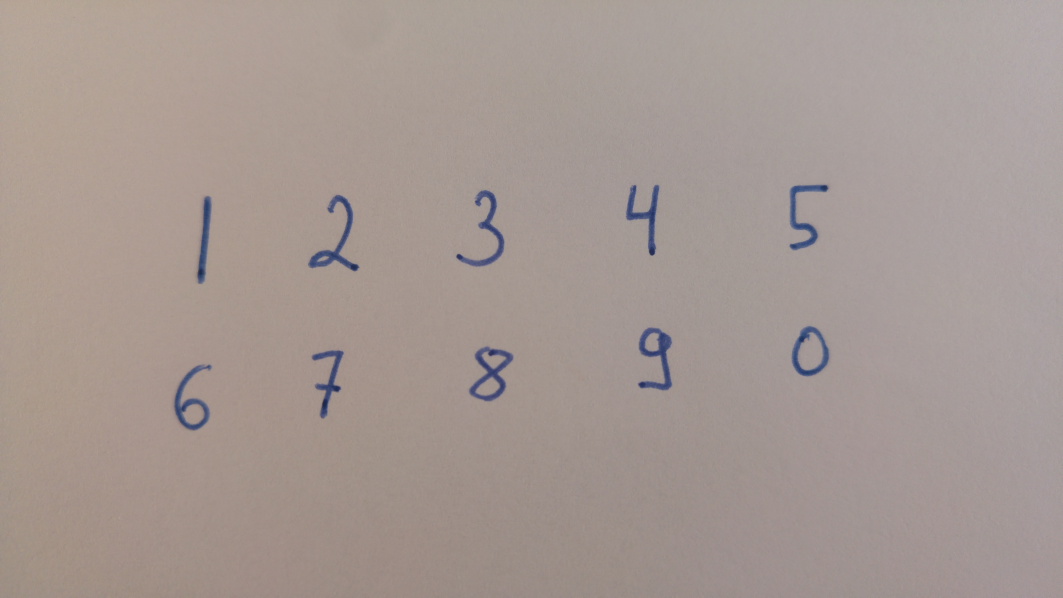
#> input picture my_digits/my_digits_3.jpg, 5312 x 2988 px (shown at 1/5 size)
$ jupyter execute find_digits_and_predict.ipynb   (shell and % lines are left out)   (Python 2 division)
#> lines starting #> are read from the running program, lines starting #| are printed output that depends on the picture; after the words box and inside, x2 and y2 are one past the last pixel; in counts of white or black regions, pixels touching at a corner belong together
**Author:** Andre Scholich <br>
**Last update:** 2016-04-11

# Introductory example to [scikit-image](http://scikit-image.org/) and [scikit-learn](http://scikit-learn.org)

Both libraries are very well-documented and offer a lot of usage examples.
For the purpose of this quick introduction I selected one example of each library and combined them to solve the task of handwritten digit recognition.
The goal is not to provide any understanding of the underlying analysis tools but instead illustrate the high-level capabilities of modern computer-vision and machine-learning libraries.

## Identifying regions of interest

In order to perform this task we first need to identify potential digits in a given image.
The [label image regions](http://scikit-image.org/docs/dev/auto_examples/segmentation/plot_label.html) example of the skimage library serves as a basis.
We now load the necessary modules.

[cell 1]
import matplotlib.patches as mpatches
from pylab import plt, np
from scipy import ndimage as ndi
from skimage.color import rgb2gray
from skimage.filters import threshold_otsu
from skimage.io import imread
from skimage.measure import label
from skimage.measure import regionprops
from skimage.morphology import closing, square
from skimage.segmentation import clear_border
from skimage.transform import downscale_local_mean

Read and show the image we would like to analyse.

[cell 2]
original_image = imread('my_digits/my_digits_3.jpg')
#> original_image is the input picture: shape (2988, 5312, 3); mean R, G, B 165.4, 152.5, 147.2
plt.imshow(original_image, interpolation='none')

We convert the color image to gray scale according to luminance and invert it.
Furthermore, as the image is of high resolution we downscale it to reduce artifacts and increase computation speed.

[cell 3]
image = rgb2gray(original_image)
# image = np.mean(original_image, axis=2)
image = downscale_local_mean(image, (5, 5))
#> image: shape (598, 1063) float64
image = image / np.max(image) * 256
image = np.max(image) - image
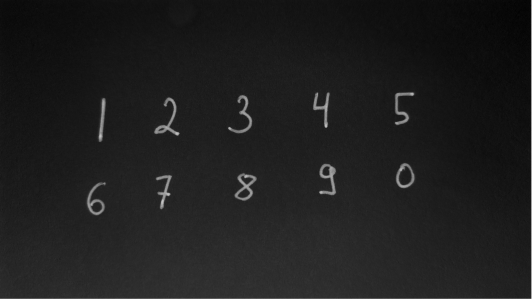
#> image: shape (598, 1063) float64 (shown at 1/2 size); min 0, max 204, mean 30.5
plt.imshow(image, cmap='gray_r', interpolation='none')

Next, we create binarized version of the image using the [Otsu method](http://scikit-image.org/docs/dev/api/skimage.filters.html#skimage.filters.threshold_otsu) and [fill the holes](http://docs.scipy.org/doc/scipy-0.16.0/reference/generated/scipy.ndimage.morphology.binary_fill_holes.html) in it.
We do this in order to create 'blobs' that we can easily recognize.
In a last step we clear the border of the image in order to not run in into trouble there.

[cell 4]
# binarize
global_thresh = threshold_otsu(image)
#> global_thresh = 80.9
binary_global = image > global_thresh
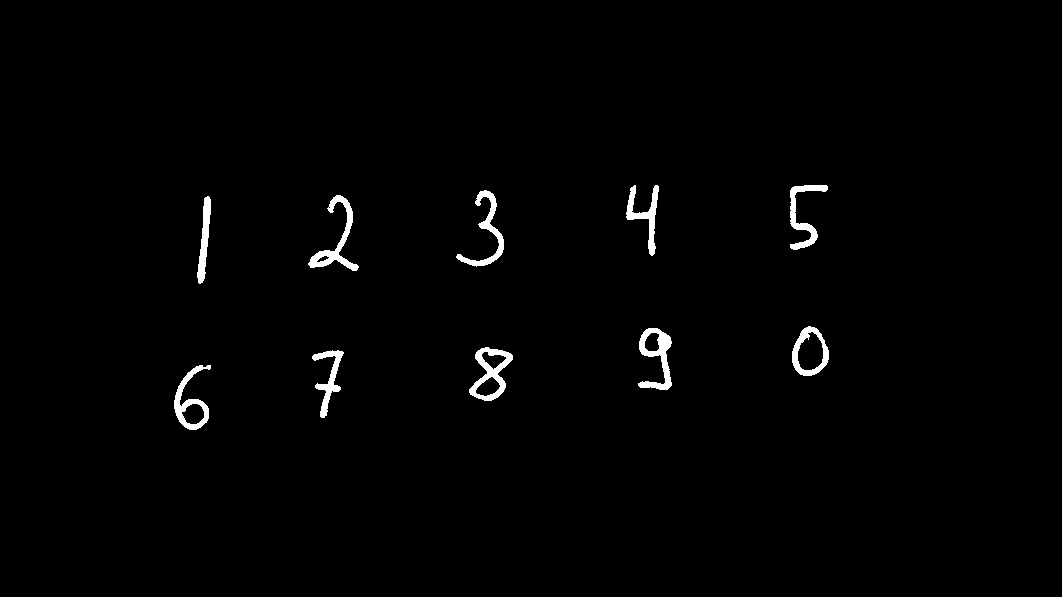
#> binary_global: shape (598, 1063) bool; 1.5% white; 11 white regions, largest, box (x1, y1, x2, y2) and area: (0, 0, 1063, 598) 1660, (308, 195, 359, 271) 934, (469, 347, 513, 401) 920
# fill holes
bw = ndi.binary_fill_holes(binary_global)
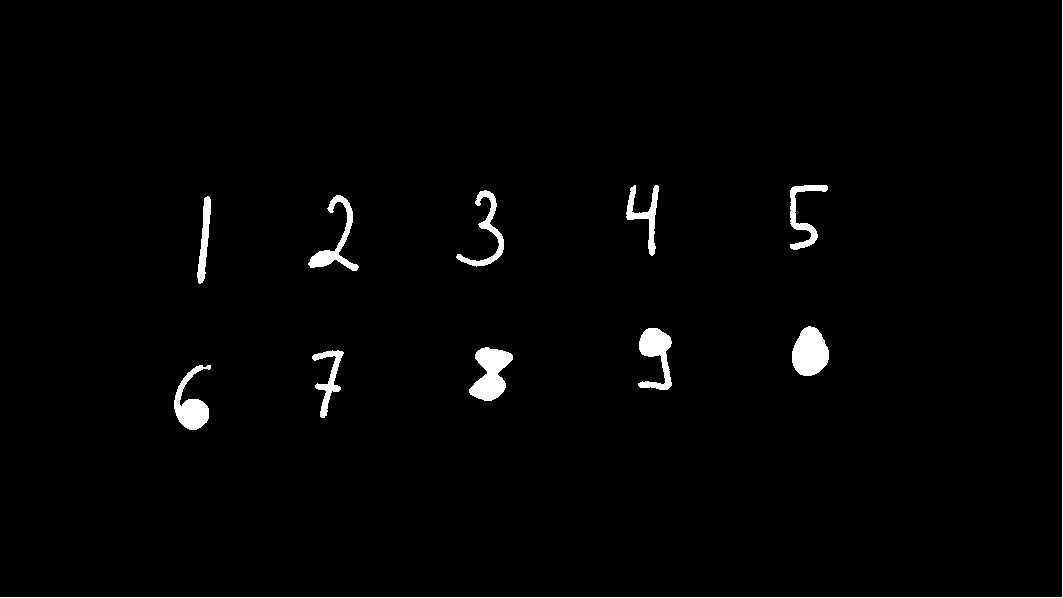
#> bw: shape (598, 1063) bool; 1.8% white; 11 white regions, largest, box (x1, y1, x2, y2) and area: (0, 0, 1063, 598) 1660, (469, 347, 513, 401) 1410, (792, 326, 829, 376) 1379
cleared = bw.copy()
clear_border(cleared)
plt.imshow(cleared, cmap='gray_r', interpolation='none')

This pre-processed image we now use to [label](http://scikit-image.org/docs/dev/api/skimage.measure.html#skimage.measure.label) the connected regions of the image.
We do this and show the identified regions of interest as overlay.
The properties of each region of the labeled image can easily be accessed with [regionprops](http://scikit-image.org/docs/dev/api/skimage.measure.html#skimage.measure.regionprops) function (maybe familiar from MatLab).

[cell 5]
label_image = label(cleared)
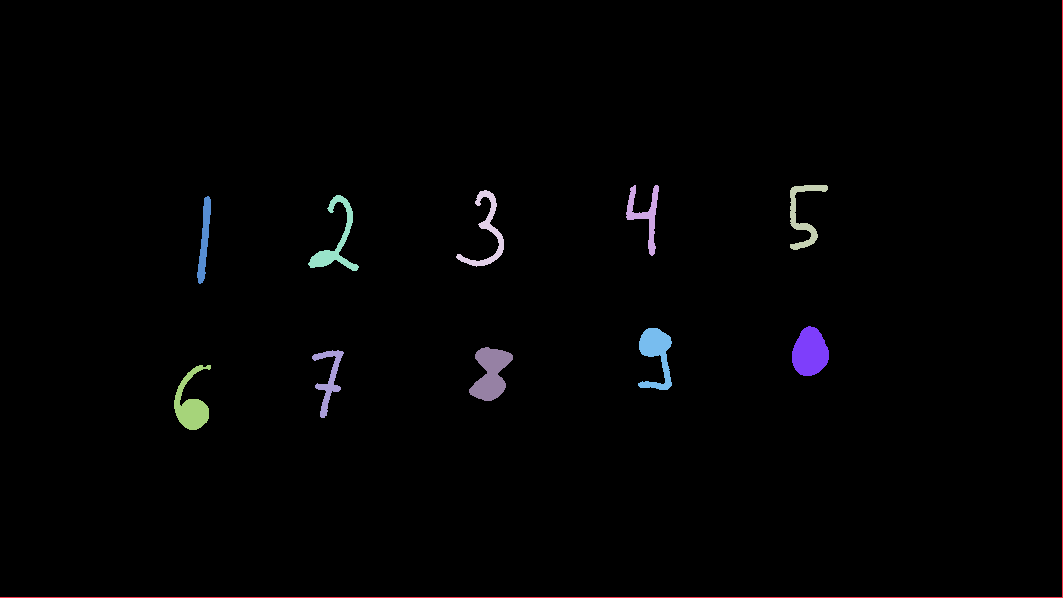
#> label_image: shape (598, 1063) int32; 12 distinct labels, from 0 to 11; one colour per label, 0 black
# create a larger figure and show the segmentation result
plt.figure(figsize=(15,10))
plt.imshow(image, cmap='gray_r')
for region in regionprops(label_image):
    minr, minc, maxr, maxc = region.bbox
    # make regions square
    maxwidth = np.max([maxr - minr, maxc - minc])
    minr, maxr = int(0.5 * ((maxr + minr) - maxwidth)) - 1, int(0.5 * ((maxr + minr) + maxwidth)) + 1
    minc, maxc = int(0.5 * ((maxc + minc) - maxwidth)) - 1, int(0.5 * ((maxc + minc) + maxwidth)) + 1
    rect = mpatches.Rectangle((minc, minr), maxc - minc, maxr - minr, fill=False, edgecolor='red', linewidth=2)
    plt.gca().add_patch(rect)
#> this loop made 11 passes
#> (minr, minc, maxr, maxc, maxwidth) on passes 1 to 8: (-233, -1, 831, 1064, 1063), (184, 606, 257, 679, 71), (184, 775, 251, 842, 65), (189, 440, 268, 519, 77), (194, 294, 272, 372, 76), (195, 159, 285, 249, 88), (325, 784, 377, 836, 50), (327, 623, 391, 687, 62)
plt.show()
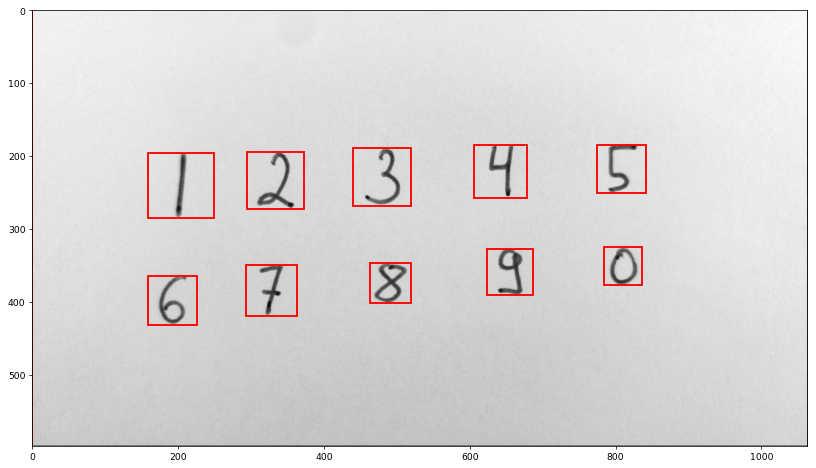
#> figure drawn by matplotlib, 1 panel

## Recognizing the digits within the ROIs with sklearn

Having now identified the regions of interest within our image we now turn to the problem of recognizing the digit within them.
We use an example dataset of sklearn that relies on the [Pen-Based Recognition of Handwritten Digits Data Set](http://archive.ics.uci.edu/ml/datasets/Pen-Based+Recognition+of+Handwritten+Digits).
It is a digit database consisting of 250 samples from 44 (english) writers.
Each sample is a 8x8 image of a number.

Following the [Recognizing hand-written digits example](http://scikit-learn.org/stable/auto_examples/classification/plot_digits_classification.html) from sklearn we train a [SVM](https://en.wikipedia.org/wiki/Support_vector_machine) with the data set.

[cell 6]
from sklearn import datasets
from sklearn import svm
from skimage.transform import resize
from find_digits_and_predict import show_prediction_result

digits = datasets.load_digits()
clf = svm.SVC(gamma=0.001, C=100.)
clf.fit(digits.data, digits.target)

We rescale our identified regions to match the 8x8 input images of the training set and apply the classifier to them to get a prediction of the written digit.

[cell 7]
def show_prediction_result(image, label_image, clf):
    size = (8, 8)
    plt.figure(figsize=(15, 10))
    plt.imshow(image, cmap='gray_r')
    candidates = []
    predictions = []
    for region in regionprops(label_image):
        # skip small images
        #     if region.area < 100:
        #         continue
        # draw rectangle around segmented coins
        minr, minc, maxr, maxc = region.bbox
        # make regions square
        maxwidth = np.max([maxr - minr, maxc - minc])
        minr, maxr = int(0.5 * ((maxr + minr) - maxwidth)) - 3, int(0.5 * ((maxr + minr) + maxwidth)) + 3
        minc, maxc = int(0.5 * ((maxc + minc) - maxwidth)) - 3, int(0.5 * ((maxc + minc) + maxwidth)) + 3
        rect = mpatches.Rectangle((minc, minr), maxc - minc, maxr - minr,
                                  fill=False, edgecolor='red', linewidth=2, alpha=0.2)
        plt.gca().add_patch(rect)
        # predict digit
        candidate = image[minr:maxr, minc:maxc]
        candidate = np.array(resize(candidate, size), dtype=float)
        # invert
        # candidate = np.max(candidate) - candidate
        #     print im
        # rescale to 16 in integer
        candidate = (candidate - np.min(candidate))
        if np.max(candidate) == 0:
            continue
        candidate /= np.max(candidate)
        candidate[candidate < 0.2] = 0.0
        candidate *= 16
        candidate = np.array(candidate, dtype=int)
        prediction = clf.predict(candidate.reshape(1, -1))
        candidates.append(candidate)
        predictions.append(prediction)
        plt.text(minc - 10, minr - 10, "{}".format(prediction), fontsize=50)
#> this loop made 11 passes
#> (minr, minc, maxr, maxc, maxwidth, prediction) on passes 1 to 8: (-235, -3, 833, 1066, 1063, [1]), (182, 604, 259, 681, 71, [9]), (182, 773, 253, 844, 65, [5]), (187, 438, 270, 521, 77, [3]), (192, 292, 274, 374, 76, [2]), (193, 157, 287, 251, 88, [1]), (323, 782, 379, 838, 50, [0]), (325, 621, 393, 689, 62, [9])
#> pass 2, in show_prediction_result, `candidate = image[minr:maxr, minc:maxc]`:
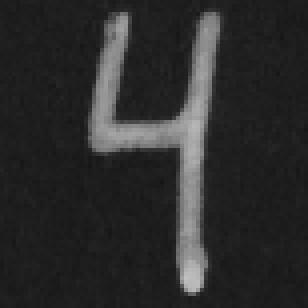
#> candidate: shape (77, 77) float64 (shown 4 times larger); min 22.34, max 191.5, mean 44.5
#> pass 3, in show_prediction_result, `candidate = image[minr:maxr, minc:maxc]`:
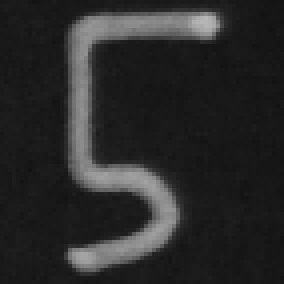
#> candidate: shape (71, 71) float64 (shown 4 times larger); min 19.07, max 182.6, mean 42.4
#> after the loop, candidates = 11 items; predictions = [[1], [9], [5], [3], [2], [1], [0], [9], [8], [7], [6]]
    plt.xticks([], [])
    plt.yticks([], [])
    plt.tight_layout()
    plt.show()
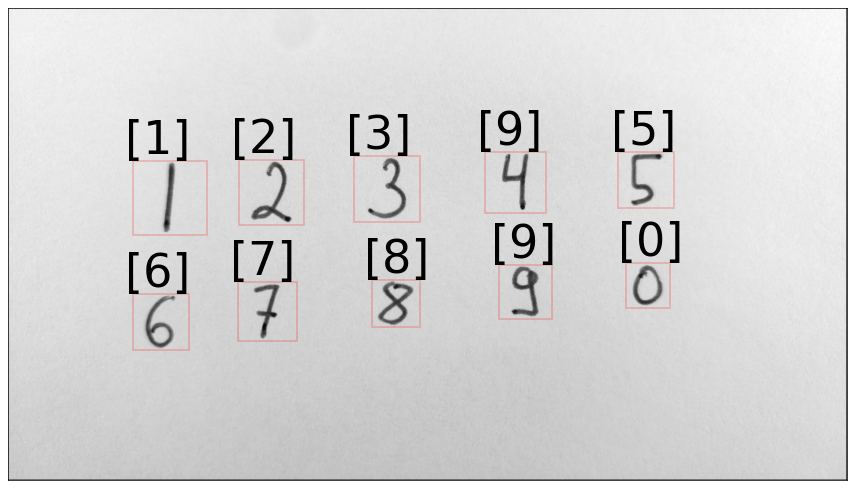
#> figure drawn by matplotlib, 1 panel
    return candidates, predictions
candidates, predictions = show_prediction_result(image, label_image, clf)
#> candidates = 11 items

So in the end, we were able to identify image regions and written number so some accuracy by basically following the examples of the libraries.
I also notices, that my handwritten 4 obviously differs from the usual way.

Finally, let us have a look at what the classifier actually "sees" to appreciate the difficulty of the task.

[cell 8]
for idx in range(len(candidates)):
    plt.imshow(candidates[idx], cmap='gray_r', interpolation='none')
    print "prediction:", predictions[idx]
    plt.show()
#> this loop made 11 passes
#| prediction: [1]
#| prediction: [9]
#| prediction: [5]
#| prediction: [3]
#| prediction: [2]
#> (further printed lines are left out)
#> pass 1, `plt.show()`:
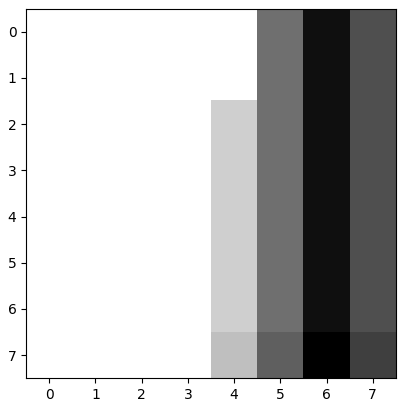
#> figure drawn by matplotlib, 1 panel
#> pass 2, `plt.show()`:
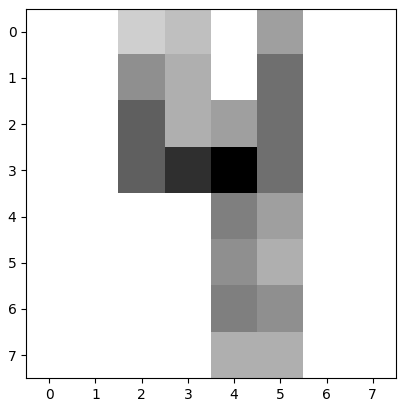
#> figure drawn by matplotlib, 1 panel

$ run again, with my_digits/my_digits_2.jpg copied over my_digits/my_digits_3.jpg
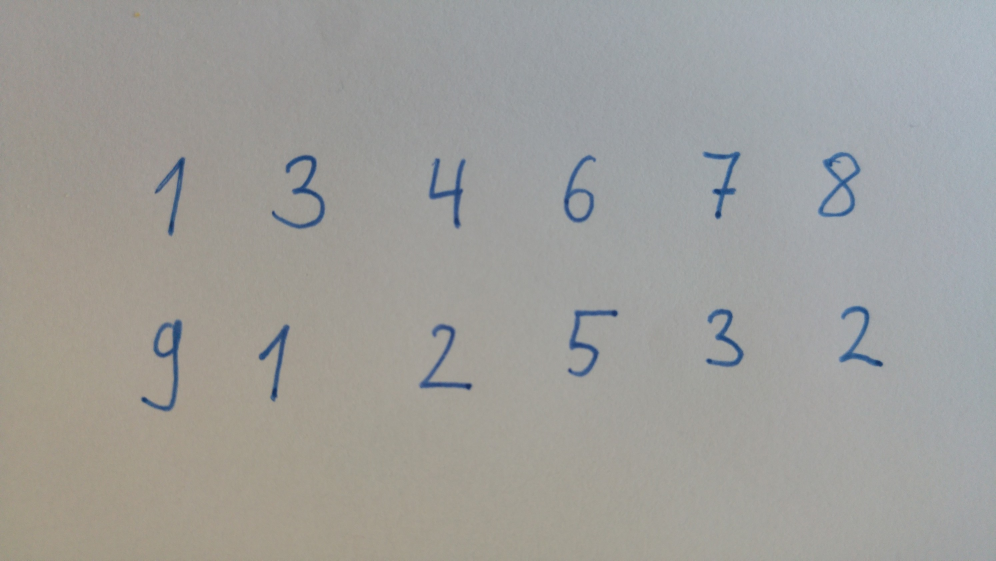
#> input picture my_digits/my_digits_2.jpg, 2988 x 1681 px (shown at 1/3 size)
#> original_image is the input picture: shape (1681, 2988, 3); mean R, G, B 158.9, 158.5, 155.1
#> global_thresh = 85.67
#> binary_global: shape (337, 598) bool; 1.9% white in thin lines or dots
#> bw: shape (337, 598) bool; 2.2% white; 13 white regions, largest, box (x1, y1, x2, y2) and area: (0, 0, 598, 337) 934, (491, 92, 516, 130) 559, (85, 192, 109, 247) 438
#> `label_image = label(cleared)`:
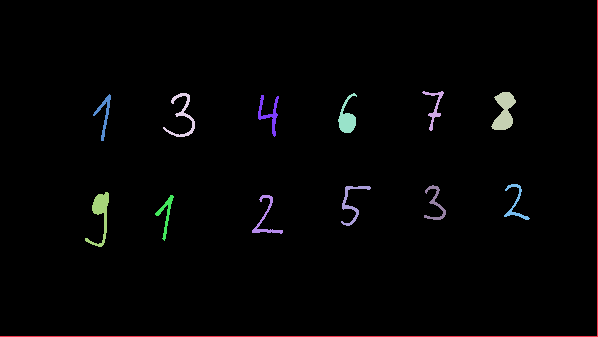
#> label_image: shape (337, 598) int32; 14 distinct labels, from 0 to 13; one colour per label, 0 black
#> the loop `for region in regionprops(label_image):` made 13 passes
#> (minr, minc, maxr, maxc, maxwidth) on passes 1 to 8: (-131, -1, 468, 599, 598), (90, 412, 132, 454, 40), (91, 483, 131, 523, 38), (92, 156, 138, 202, 44), (92, 326, 134, 368, 40), (93, 77, 142, 126, 47), (94, 246, 138, 290, 42), (183, 498, 221, 536, 36)
#> the loop in show_prediction_result, `for region in regionprops(label_image):` made 13 passes
#> (minr, minc, maxr, maxc, maxwidth, prediction) on passes 1 to 8: (-133, -3, 470, 601, 598, [1]), (88, 410, 134, 456, 40, [7]), (89, 481, 133, 525, 38, [8]), (90, 154, 140, 204, 44, [3]), (90, 324, 136, 370, 40, [6]), (91, 75, 144, 128, 47, [1]), (92, 244, 140, 292, 42, [9]), (181, 496, 223, 538, 36, [2])
#> after the loop in show_prediction_result, `for region in regionprops(label_image):`: candidates = 13 items; predictions = [[1], [7], [8], [3], [6], [1], [9], [2], [3], [5], [9], [1], [2]]
#> `candidates, predictions = show_prediction_result(image, label_image, c..`: candidates = 13 items
#> the loop `for idx in range(len(candidates)):` made 13 passes
#| prediction: [1]
#| prediction: [7]
#| prediction: [8]
#| prediction: [3]
#| prediction: [6]
#> (further printed lines are left out)
#> pass 2, `plt.show()`:
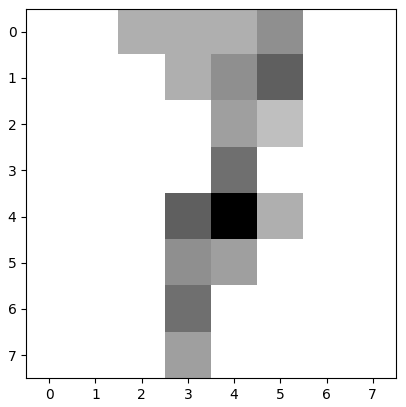
#> figure drawn by matplotlib, 1 panel

$ run again, with my_digits/my_digits.jpg copied over my_digits/my_digits_3.jpg
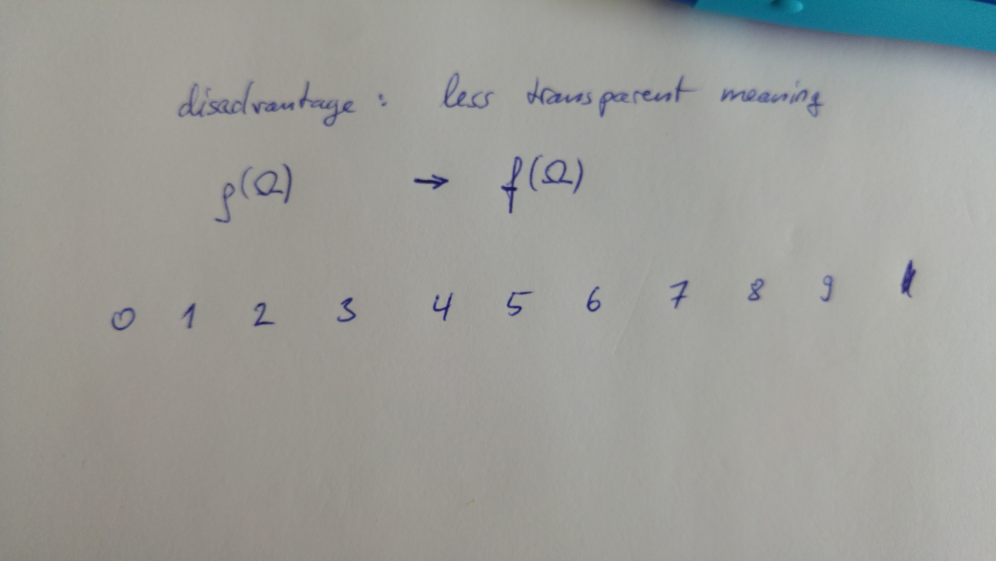
#> input picture my_digits/my_digits.jpg, 2988 x 1681 px (shown at 1/3 size)
#> original_image is the input picture: shape (1681, 2988, 3); mean R, G, B 156, 157, 152.9
#> global_thresh = 80.97
#> binary_global: shape (337, 598) bool; 4.3% white; 43 white regions (7 under 20 px), largest, box (x1, y1, x2, y2) and area: (0, 0, 598, 337) 6023, (179, 49, 213, 76) 204, (316, 48, 350, 63) 148
#> bw: shape (337, 598) bool; 4.5% white; 43 white regions (7 under 20 px), largest, box (x1, y1, x2, y2) and area: (0, 0, 598, 337) 6028, (179, 49, 213, 76) 214, (152, 102, 170, 118) 178
#> label_image: shape (337, 598) int32; 44 distinct labels, from 0 to 43
#> the loop `for region in regionprops(label_image):` made 43 passes
#> (minr, minc, maxr, maxc, maxwidth) on passes 1 to 8: (-131, -1, 468, 599, 598), (43, 261, 66, 284, 21), (45, 401, 62, 418, 15), (37, 315, 73, 351, 34), (44, 123, 74, 153, 28), (44, 178, 80, 214, 34), (49, 104, 71, 126, 20), (52, 123, 56, 127, 2)
#> the loop in show_prediction_result, `for region in regionprops(label_image):` made 43 passes
#> (minr, minc, maxr, maxc, maxwidth, prediction) on passes 1 to 8: (-133, -3, 470, 601, 598, [1]), (41, 259, 68, 286, 21, [4]), (43, 399, 64, 420, 15, [4]), (35, 313, 75, 353, 34, [4]), (42, 121, 76, 155, 28, [4]), (42, 176, 82, 216, 34, [4]), (47, 102, 73, 128, 20, [4]), (50, 121, 58, 129, 2, [4])
#> the loop `for idx in range(len(candidates)):` made 43 passes
#| prediction: [1]
#| prediction: [4]
#| prediction: [4]
#| prediction: [4]
#| prediction: [4]
#> (further printed lines are left out)
#> pass 2, `plt.show()`:
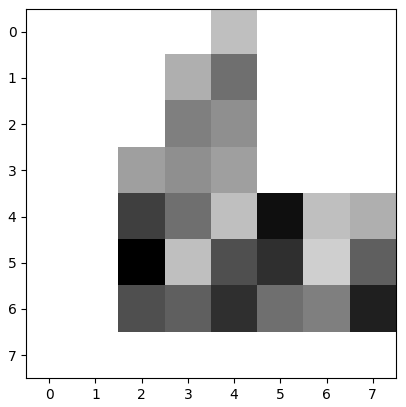
#> figure drawn by matplotlib, 1 panel
